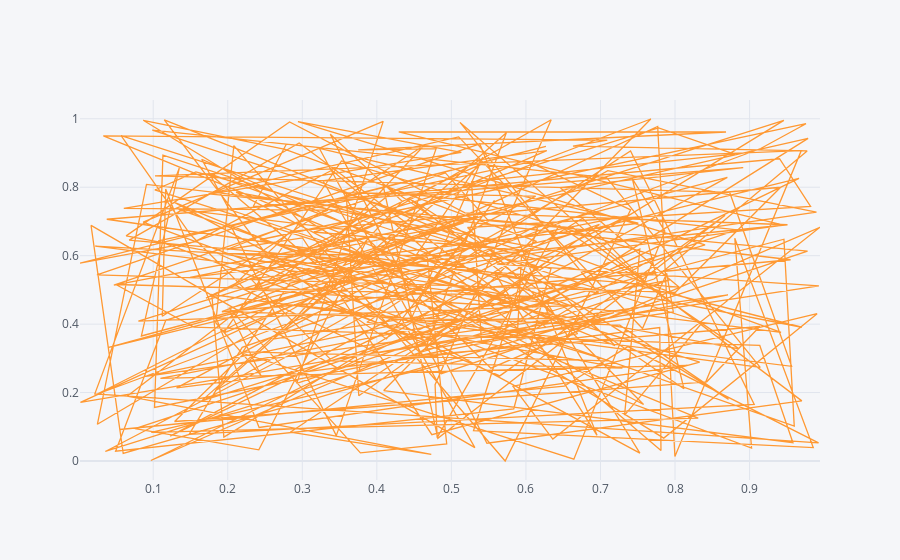

Here is the notebook cell this chart was saved with:
### Code cell
df.iplot(x='a' ,y='b')

### Figure 1 — Plotly figure (JSON) as saved in the notebook; plotly's stock layout.template omitted (floating-point values rounded to 4 significant figures; data arrays with more than 128 entries replaced by an {"elided": "..."} marker saying what was removed)
{"data": [{"line": {"color": "rgba(255, 153, 51, 1.0)", "dash": "solid", "shape": "linear", "width": 1.3}, "mode": "lines", "name": "b", "text": "", "type": "scatter", "x": {"elided": "300 float values"}, "y": {"elided": "300 float values"}}], "layout": {"legend": {"bgcolor": "#F5F6F9", "font": {"color": "#4D5663"}}, "paper_bgcolor": "#F5F6F9", "plot_bgcolor": "#F5F6F9", "title": {"font": {"color": "#4D5663"}}, "xaxis": {"gridcolor": "#E1E5ED", "showgrid": true, "tickfont": {"color": "#4D5663"}, "title": {"font": {"color": "#4D5663"}, "text": ""}, "zerolinecolor": "#E1E5ED"}, "yaxis": {"gridcolor": "#E1E5ED", "showgrid": true, "tickfont": {"color": "#4D5663"}, "title": {"font": {"color": "#4D5663"}, "text": ""}, "zerolinecolor": "#E1E5ED"}}}
